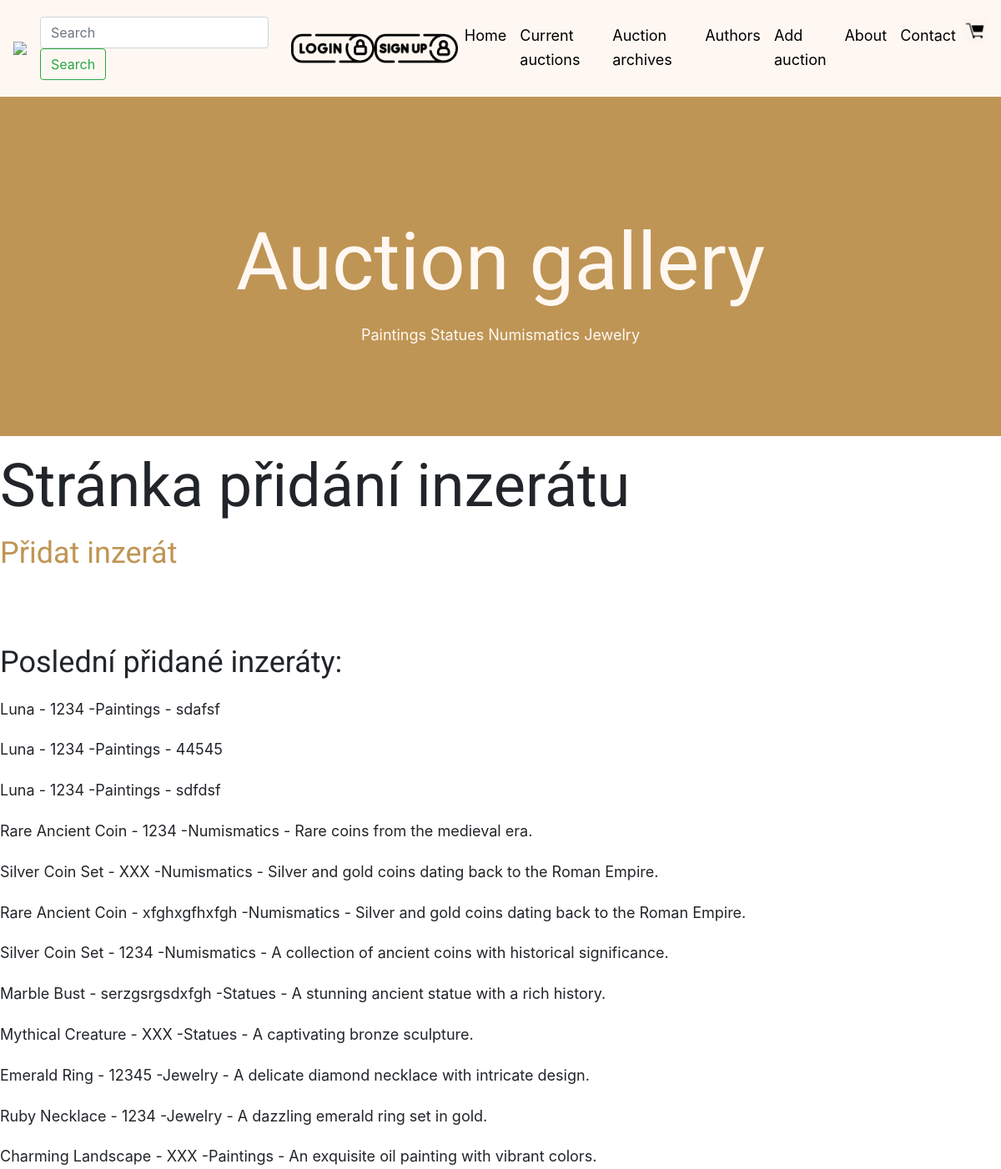
Screenshot of /add_auction/ with the database file from the repository.
### viewer/models.py (models this page shows)
class AddAuction(Model):
    photo = models.ImageField(upload_to='photos/')
    name = CharField(max_length=128)
    user = ForeignKey(User, on_delete=models.DO_NOTHING)
    category = ForeignKey(Category, on_delete=models.DO_NOTHING)
    description = TextField()
    promotion = BooleanField(default=False)
    auction_start_date = DateTimeField(default=datetime.now)
    auction_end_date = DateTimeField(default=datetime.now)
    number_of_views = IntegerField(default=0)
    created = DateTimeField(auto_now_add=True)
    auction_type = CharField(
        max_length=10,
        choices=[('buy_now', 'Buy Now'), ('place_bid', 'Place Bid')],
        default='place_bid'
    )
    buy_now_price = models.DecimalField(max_digits=10, decimal_places=2, null=True, blank=True)
    price = models.DecimalField(max_digits=10, decimal_places=2, null=True, blank=True)
    start_price = models.DecimalField(max_digits=10, decimal_places=2, null=True, blank=True)
    previous_price = models.DecimalField(max_digits=10, decimal_places=2, null=True, blank=True)
    minimum_bid = models.DecimalField(max_digits=10, decimal_places=2, null=True, blank=True)
    def __str__(self):
        return f"{self.name} - {self.user} -{self.category} - {self.description}"

class Category(Model):
    name = CharField(max_length=128)
    def __str__(self):
        return f"{self.name}"

### viewer/views.py (the view)
# urls.py: path('add_auction/', Add_auctionView.as_view(), name='add_auction'),
class Add_auctionView(TemplateView):
    template_name = 'add_auction.html'
    extra_context = {'last_auctions': AddAuction.objects.order_by("-created")[:12]}

### viewer/templates/add_auction.html
{% extends "base.html" %}
{% load static %}
{% block content %}
<h1>Stránka přidání inzerátu</h1>
    <a href="{% url 'add_auction_add' %}"><h3>Přidat inzerát</h3></a><br><br>
    <h3>Poslední přidané inzeráty:</h3>
    {% for last_auction in last_auctions %}
    <p>{{ last_auction }}</p>
{% empty %}
    <p>No auctions found.</p>
{% endfor %}
{% endblock %}

### rows the page displays
AddAuction: name+user+category "Luna - 1234 -Paintings - sdafsf"
AddAuction: name+user+category "Luna - 1234 -Paintings - 44545"
AddAuction: name+user+category "Luna - 1234 -Paintings - sdfdsf"
AddAuction: name+user+category "Rare Ancient Coin - 1234 -Numismatics - Rare coins from the medieval era."
AddAuction: name+user+category "Silver Coin Set - XXX -Numismatics - Silver and gold coins dating back to the Roman Empire."
AddAuction: name+user+category "Rare Ancient Coin - xfghxgfhxfgh -Numismatics - Silver and gold coins dating back to the Roman Empire."
AddAuction: name+user+category "Silver Coin Set - 1234 -Numismatics - A collection of ancient coins with historical significance."
AddAuction: name+user+category "Marble Bust - serzgsrgsdxfgh -Statues - A stunning ancient statue with a rich history."
AddAuction: name+user+category "Mythical Creature - XXX -Statues - A captivating bronze sculpture."
AddAuction: name+user+category "Emerald Ring - 12345 -Jewelry - A delicate diamond necklace with intricate design."
AddAuction: name+user+category "Ruby Necklace - 1234 -Jewelry - A dazzling emerald ring set in gold."
AddAuction: name+user+category "Charming Landscape - XXX -Paintings - An exquisite oil painting with vibrant colors."
